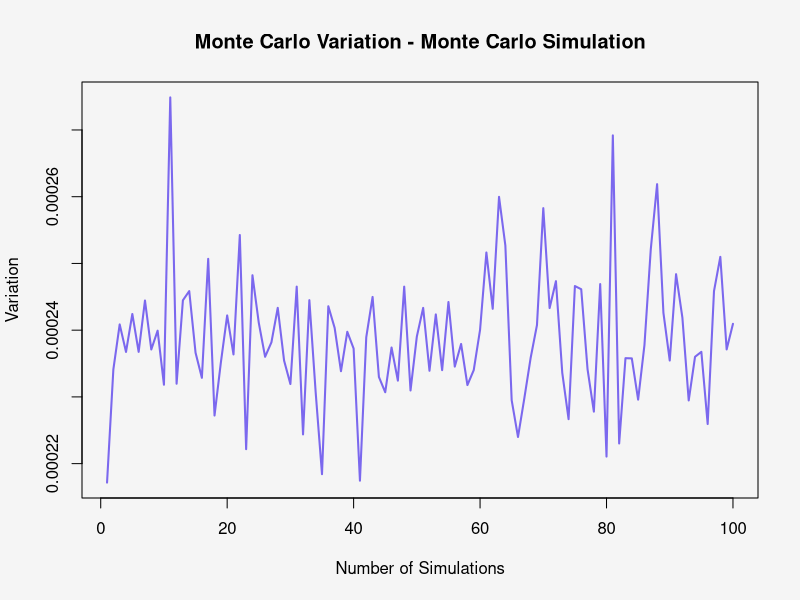
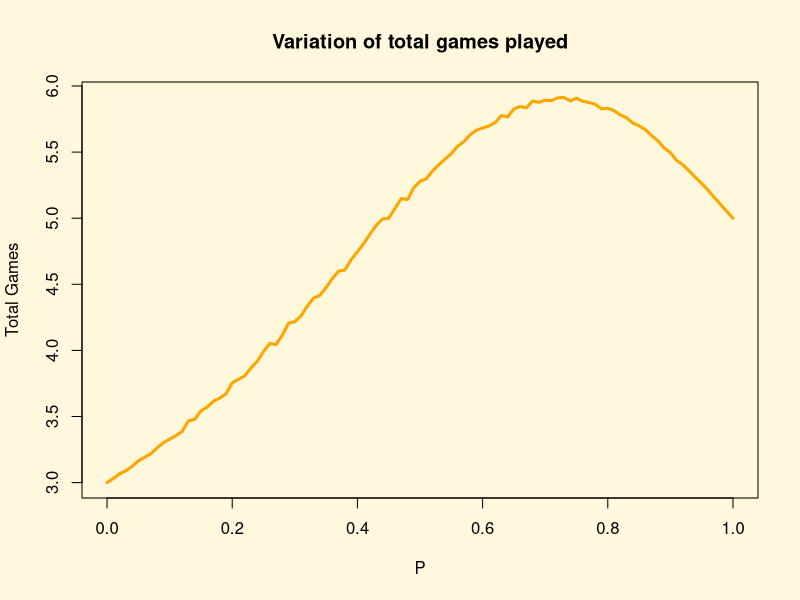
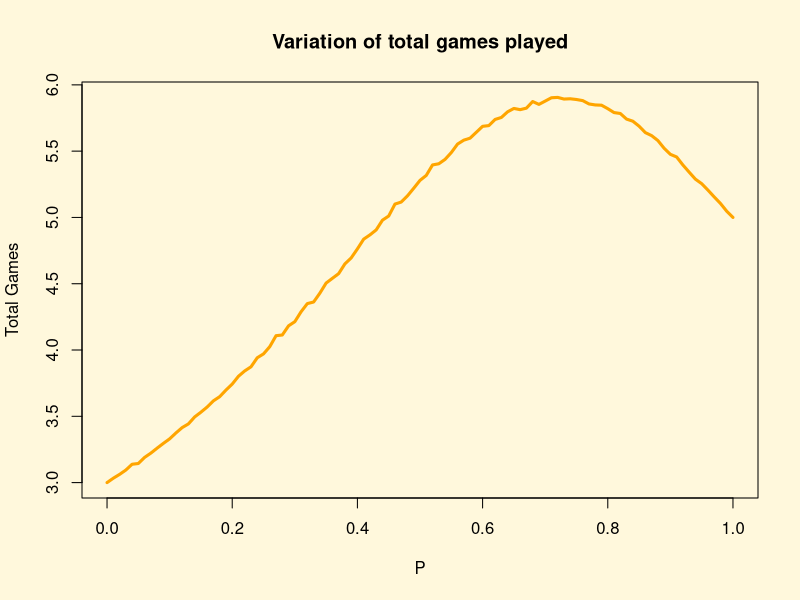
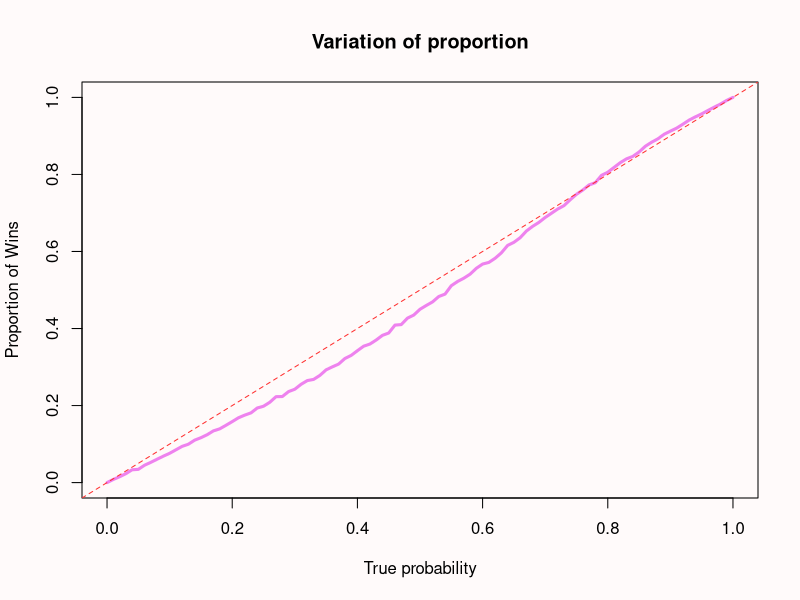
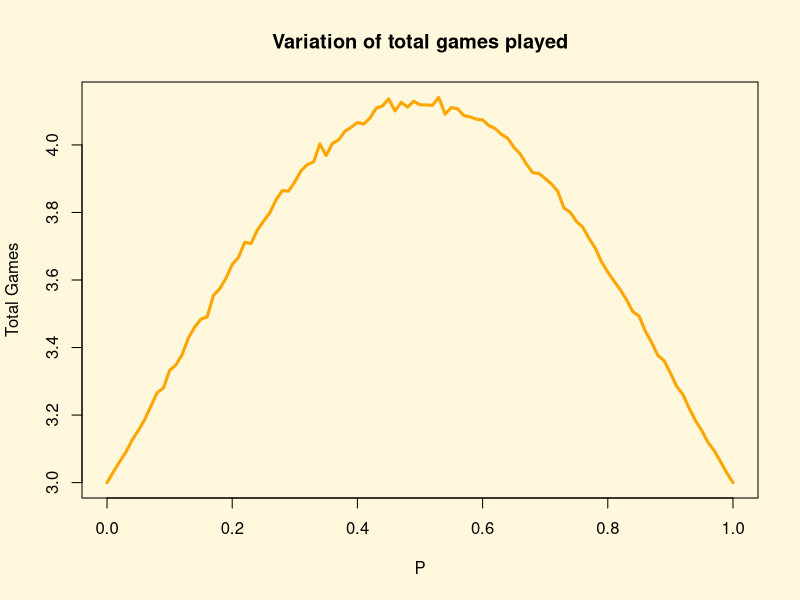
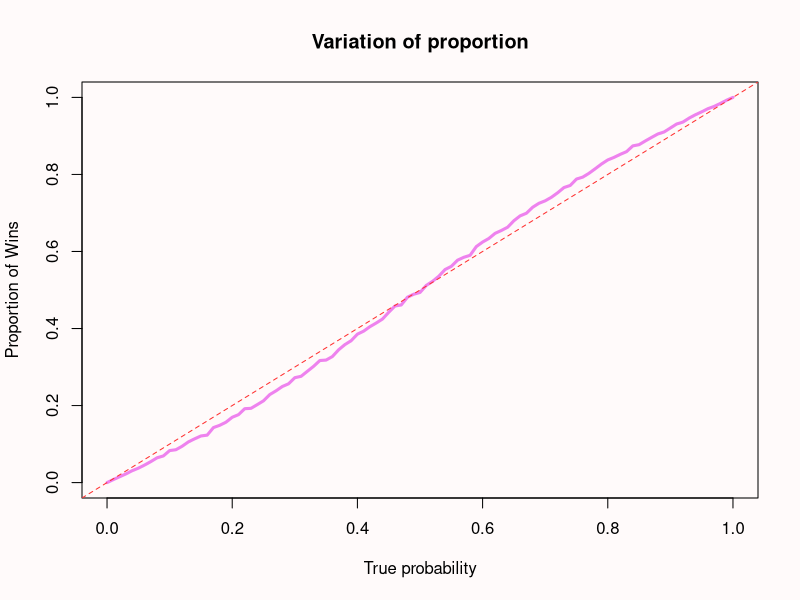

R code for these plots, in order:
### PROBLEM A

## Part 1

# Specifying number of simulations
num_simulations <- 1000
set.seed(1000) #for reproducibility

# Creating a function to calculate the probability
mc_prob_calc <- function(num_simulations = 1000) {
  
  # Generating random samples for x and y for each simulation
  x <- rnorm(num_simulations, mean = 5, sd = sqrt(15))
  y <- runif(num_simulations, min = 1, max = 12)
 
  # Calculating probability that x > y
  probability <- mean(x > y)
  return(probability)
}

# Storing the probability result in the vector
# Please highlight both lines of the code below and run together
result_1 <- paste('Probability that x > y is', mc_prob_calc())
result_1

## Part 2

# Specifying number of simulations
num_simulations <- 5000
set.seed(1000) #for reproducibility

# Creating a function to calculate variation
mc_var_calc <- function(num_simulations = 1000) {
  probabilities <- rep(0, num_simulations)
  
  # Looping through each simulation
  for(i in 1:num_simulations) {
    probabilities[i] <- mc_prob_calc() # calling the probability function from Part 1
  }
  
  # Creating a conditional statement
  if(length(probabilities) < 1) {
    return (0)
  } else {
    var(probabilities) # getting the variation from Monte Carlo simulations
 }
}

# Storing the variation result in the vector
# Please highlight both lines of the code below and run together
result_2 <- paste('Monte Carlo variation from Monte Carlo simulation is', mc_var_calc())
result_2

# Part 3

# Specifying number of simulations
sim_num <- c(1:100)
var <- 0 # creating an empty vector for variation

#Creating a loop to iterate through each simulation
for (i in sim_num) {
  var[i] <- print(mc_var_calc()) #calling the variation function from Part 2 
}

# Changing the plot background colour
par(bg = 'whitesmoke')

# Creating a plot to show how the Monte Carlo variation changes with the number of simulations used to obtain the estimate
plot(x = sim_num, y = var, type = 'l', main = 'Monte Carlo Variation - Monte Carlo Simulation', xlab = 'Number of Simulations', ylab = 'Variation', col = 'mediumslateblue', lwd = 2)

## Discuss the implication of Monte Carlo variation on simulation experiments:

# This Monte Carlo variation introduces the element of uncertainty in the simulation process. Since random samples are used to estimate outcomes, every time one runs the code, it produces slightly different results. 


### Problem B

## Part 1

# Specifying number of simulations
num_sims <- 5000
p_vals <- seq(0, 1, by = 0.01)  # creating a range of p-values
total <- numeric(num_sims) 

# Creating a function to simulate the tournament for a given p
tournament <- function(p) {

  # Creating a loop to iterate through each simulation
  for (i in 1:num_sims) {
    
    # Creating empty variables for wins, losses and games played
    wins <- 0
    losses <- 0
    games_played <- 0
    
    # Creating a while loop
    while (wins < 5 && losses < 3) {
      games_played <- games_played + 1
      
      # Creating a conditional statement
      if (runif(1) < p) {
        wins <- wins + 1
      } else {
        losses <- losses + 1
      }
    }
    
    # Adding games played to total games played
    total[i] <- games_played
  }
  
  return(mean(total))
}

# Performing Monte Carlo simulations for each p-value
expected_total <- sapply(p_vals, tournament)

# Changing the plot background colour)
par(bg = 'cornsilk')

# Creating a plot to show how the expected total number of games played (wins and losses) varies as a function of p
plot(x = p_vals, y = expected_total, type = "l", xlab = "P", ylab = "Total Games", main = "Variation of total games played", col = 'orange1', lwd = 3)


## Part 2

# Specifying number of simulations
num_sims <- 5000
p_vals <- seq(0, 1, by = 0.01)  # creating a range of p-values
total <- numeric(num_sims) 
proportion <- numeric(num_sims)

# Creating a function to simulate the tournament for a given p
tournament <- function(p) {
  
  # Creating a loop to iterate through each simulation
  for (i in 1:num_sims) {
    
    # Creating empty variables for wins, losses and games played
    wins <- 0
    losses <- 0
    games_played <- 0
    
    # Creating a while loop
    while (wins < 5 && losses < 3) {
      games_played <- games_played + 1
      
      # Creating a conditional statement
      if (runif(1) < p) {
        wins <- wins + 1
      } else {
        losses <- losses + 1
      }
    }
    
    # Adding games played to total games played
    total[i] <- games_played
    
    # Calculating the proportion of wins
    proportion[i] <- wins / (wins + losses)
  }
  
  return(list(expected_total = mean(total), proportion = mean(proportion)))
}

# Performing Monte Carlo simulations for each p-value
result <- sapply(p_vals, tournament)

expected_total <- result[1, ]
proportion <- result[2, ]

# Changing the plot background colour
par(bg = 'cornsilk')

# Creating a plot to show how the expected total number of games played (wins and losses) varies as a function of p
plot(x = p_vals, y = expected_total, type = "l", xlab = "P", ylab = "Total Games", main = "Variation of total games played", col = 'orange1', lwd = 3)

## Part 3

#Changing the plot background colour
par(bg = 'snow')

# Creating a plot for observed proportion of wins
plot(x = p_vals, y = proportion, type = "l", xlab = "True probability", ylab = "Proportion of Wins", main = "Variation of proportion", col = "violet", lwd = 3)
abline(a = 0, b = 1, col = "firebrick1", lty = 2)
 


## Comment on what you observe

#As the actual true probability of winning increases, the observed proportion of wins increases too. 

## Does the format of the tournament (5 wins or 3 losses) have any effect?

# Yes, the format of tournament has an effect on observed proportion of wins. It introduces an element of uncertainty in the observed proportion of wins and sets limits due to which the proportion may deviate from p. You can see how the observed proportion is affected by the change of the tournament format below:

# Specifying number of simulations
num_sims <- 5000
p_vals <- seq(0, 1, by = 0.01)  # creating a range of p-values
total <- numeric(num_sims) 
proportion <- numeric(num_sims)

# Creating a function to simulate the tournament for a given p
tournament <- function(p) {
  
  # Creating a loop to iterate through each simulation
  for (i in 1:num_sims) {
    
    # Creating empty variables for wins, losses and games played
    wins <- 0
    losses <- 0
    games_played <- 0
    
    # Creating a while loop
    while (wins < 3 && losses < 3) {
      games_played <- games_played + 1
      
      # Creating a conditional statement
      if (runif(1) < p) {
        wins <- wins + 1
      } else {
        losses <- losses + 1
      }
    }
    
    # Adding games played to total games played
    total[i] <- games_played
    
    # Calculating the proportion of wins
    proportion[i] <- wins / (wins + losses)
  }
  
  return(list(expected_total = mean(total), proportion = mean(proportion)))
}

# Performing Monte Carlo simulations for each p-value
result <- sapply(p_vals, tournament)

expected_total <- result[1, ]
proportion <- result[2, ]

# Changing the plot background colour
par(bg = 'cornsilk')

# Creating a plot to show how the expected total number of games played (wins and losses) varies as a function of p
plot(x = p_vals, y = expected_total, type = "l", xlab = "P", ylab = "Total Games", main = "Variation of total games played", col = 'orange1', lwd = 3)

#Changing the plot background colour
par(bg = 'snow')

# Creating a plot for observed proportion of wins
plot(x = p_vals, y = proportion, type = "l", xlab = "True probability", ylab = "Proportion of Wins", main = "Variation of proportion", col = "violet", lwd = 3)
abline(a = 0, b = 1, col = "firebrick1", lty = 2)